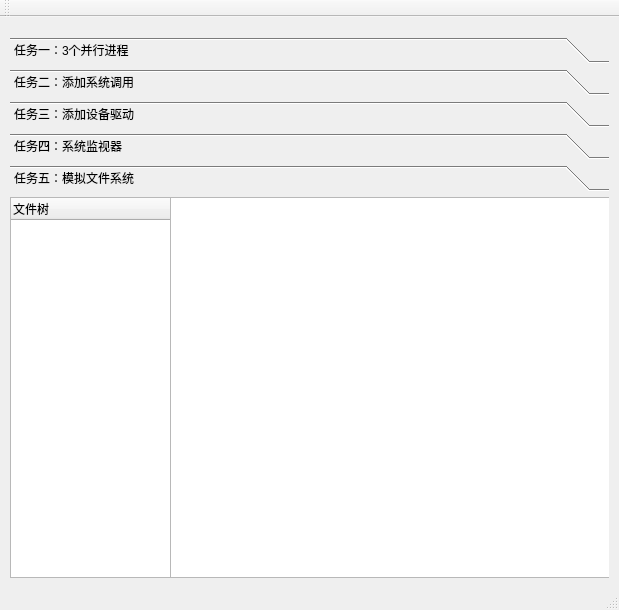
<?xml version="1.0" encoding="UTF-8"?>
<ui version="4.0">
 <class>MainWindow</class>
 <widget class="QMainWindow" name="MainWindow">
  <property name="geometry">
   <rect>
    <x>0</x>
    <y>0</y>
    <width>619</width>
    <height>610</height>
   </rect>
  </property>
  <property name="windowTitle">
   <string>MainWindow</string>
  </property>
  <widget class="QWidget" name="centralWidget">
   <widget class="QWidget" name="verticalLayoutWidget">
    <property name="geometry">
     <rect>
      <x>-1</x>
      <y>-11</y>
      <width>621</width>
      <height>591</height>
     </rect>
    </property>
    <layout class="QVBoxLayout" name="verticalLayout">
     <item>
      <spacer name="horizontalSpacer">
       <property name="orientation">
        <enum>Qt::Horizontal</enum>
       </property>
       <property name="sizeHint" stdset="0">
        <size>
         <width>40</width>
         <height>20</height>
        </size>
       </property>
      </spacer>
     </item>
     <item>
      <widget class="QToolBox" name="toolBox">
       <property name="currentIndex">
        <number>4</number>
       </property>
       <widget class="QWidget" name="page">
        <property name="geometry">
         <rect>
          <x>0</x>
          <y>0</y>
          <width>619</width>
          <height>378</height>
         </rect>
        </property>
        <attribute name="label">
         <string>任务一：3个并行进程</string>
        </attribute>
       </widget>
       <widget class="QWidget" name="page_2">
        <property name="geometry">
         <rect>
          <x>0</x>
          <y>0</y>
          <width>619</width>
          <height>378</height>
         </rect>
        </property>
        <attribute name="label">
         <string>任务二：添加系统调用</string>
        </attribute>
       </widget>
       <widget class="QWidget" name="page_3">
        <property name="geometry">
         <rect>
          <x>0</x>
          <y>0</y>
          <width>619</width>
          <height>378</height>
         </rect>
        </property>
        <attribute name="label">
         <string>任务三：添加设备驱动</string>
        </attribute>
       </widget>
       <widget class="QWidget" name="page_4">
        <property name="geometry">
         <rect>
          <x>0</x>
          <y>0</y>
          <width>619</width>
          <height>378</height>
         </rect>
        </property>
        <attribute name="label">
         <string>任务四：系统监视器</string>
        </attribute>
        <widget class="QTabWidget" name="tabWidget">
         <property name="geometry">
          <rect>
           <x>0</x>
           <y>0</y>
           <width>621</width>
           <height>381</height>
          </rect>
         </property>
         <property name="currentIndex">
          <number>0</number>
         </property>
         <widget class="QWidget" name="tab">
          <attribute name="title">
           <string>进程</string>
          </attribute>
          <widget class="QTableWidget" name="tableWidget">
           <property name="geometry">
            <rect>
             <x>-10</x>
             <y>0</y>
             <width>631</width>
             <height>31</height>
            </rect>
           </property>
           <attribute name="horizontalHeaderDefaultSectionSize">
            <number>157</number>
           </attribute>
           <column>
            <property name="text">
             <string>进程名</string>
            </property>
           </column>
           <column>
            <property name="text">
             <string>ID</string>
            </property>
           </column>
           <column>
            <property name="text">
             <string>用户</string>
            </property>
           </column>
           <column>
            <property name="text">
             <string>% CPU</string>
            </property>
           </column>
          </widget>
          <widget class="QListWidget" name="listWidget">
           <property name="geometry">
            <rect>
             <x>0</x>
             <y>30</y>
             <width>621</width>
             <height>321</height>
            </rect>
           </property>
          </widget>
         </widget>
         <widget class="QWidget" name="tab_2">
          <attribute name="title">
           <string>资源</string>
          </attribute>
          <widget class="QGroupBox" name="groupBox">
           <property name="geometry">
            <rect>
             <x>0</x>
             <y>0</y>
             <width>611</width>
             <height>111</height>
            </rect>
           </property>
           <property name="title">
            <string>CPU利用率</string>
           </property>
           <property name="flat">
            <bool>false</bool>
           </property>
           <widget class="QProgressBar" name="progressBar">
            <property name="geometry">
             <rect>
              <x>40</x>
              <y>40</y>
              <width>211</width>
              <height>21</height>
             </rect>
            </property>
            <property name="value">
             <number>24</number>
            </property>
           </widget>
           <widget class="QProgressBar" name="progressBar_2">
            <property name="geometry">
             <rect>
              <x>320</x>
              <y>80</y>
              <width>211</width>
              <height>21</height>
             </rect>
            </property>
            <property name="value">
             <number>24</number>
            </property>
           </widget>
           <widget class="QProgressBar" name="progressBar_3">
            <property name="geometry">
             <rect>
              <x>40</x>
              <y>80</y>
              <width>211</width>
              <height>21</height>
             </rect>
            </property>
            <property name="value">
             <number>24</number>
            </property>
           </widget>
           <widget class="QProgressBar" name="progressBar_4">
            <property name="geometry">
             <rect>
              <x>320</x>
              <y>40</y>
              <width>211</width>
              <height>21</height>
             </rect>
            </property>
            <property name="value">
             <number>24</number>
            </property>
           </widget>
           <widget class="QLabel" name="label">
            <property name="geometry">
             <rect>
              <x>260</x>
              <y>40</y>
              <width>41</width>
              <height>17</height>
             </rect>
            </property>
            <property name="text">
             <string>CPU0</string>
            </property>
           </widget>
           <widget class="QLabel" name="label_2">
            <property name="geometry">
             <rect>
              <x>260</x>
              <y>80</y>
              <width>41</width>
              <height>17</height>
             </rect>
            </property>
            <property name="text">
             <string>CPU2</string>
            </property>
           </widget>
           <widget class="QLabel" name="label_3">
            <property name="geometry">
             <rect>
              <x>540</x>
              <y>40</y>
              <width>41</width>
              <height>17</height>
             </rect>
            </property>
            <property name="text">
             <string>CPU1</string>
            </property>
           </widget>
           <widget class="QLabel" name="label_4">
            <property name="geometry">
             <rect>
              <x>540</x>
              <y>80</y>
              <width>41</width>
              <height>17</height>
             </rect>
            </property>
            <property name="text">
             <string>CPU3</string>
            </property>
           </widget>
          </widget>
          <widget class="QGroupBox" name="groupBox_2">
           <property name="geometry">
            <rect>
             <x>-1</x>
             <y>110</y>
             <width>611</width>
             <height>101</height>
            </rect>
           </property>
           <property name="title">
            <string>内存利用率</string>
           </property>
           <widget class="QProgressBar" name="progressBar_5">
            <property name="geometry">
             <rect>
              <x>40</x>
              <y>60</y>
              <width>251</width>
              <height>23</height>
             </rect>
            </property>
            <property name="value">
             <number>24</number>
            </property>
           </widget>
           <widget class="QLabel" name="label_5">
            <property name="geometry">
             <rect>
              <x>310</x>
              <y>60</y>
              <width>201</width>
              <height>17</height>
             </rect>
            </property>
            <property name="text">
             <string>TextLabel</string>
            </property>
           </widget>
          </widget>
          <widget class="QGroupBox" name="groupBox_3">
           <property name="geometry">
            <rect>
             <x>-1</x>
             <y>230</y>
             <width>611</width>
             <height>121</height>
            </rect>
           </property>
           <property name="title">
            <string>网络</string>
           </property>
           <widget class="QLabel" name="label_6">
            <property name="geometry">
             <rect>
              <x>40</x>
              <y>40</y>
              <width>71</width>
              <height>17</height>
             </rect>
            </property>
            <property name="text">
             <string>正在接收</string>
            </property>
           </widget>
           <widget class="QLabel" name="label_7">
            <property name="geometry">
             <rect>
              <x>310</x>
              <y>40</y>
              <width>71</width>
              <height>17</height>
             </rect>
            </property>
            <property name="text">
             <string>正在发送</string>
            </property>
           </widget>
           <widget class="QLabel" name="downloadRate">
            <property name="geometry">
             <rect>
              <x>140</x>
              <y>40</y>
              <width>101</width>
              <height>17</height>
             </rect>
            </property>
            <property name="text">
             <string>0.0B/s</string>
            </property>
           </widget>
           <widget class="QLabel" name="uploadRate">
            <property name="geometry">
             <rect>
              <x>410</x>
              <y>40</y>
              <width>91</width>
              <height>17</height>
             </rect>
            </property>
            <property name="text">
             <string>0.0B/s</string>
            </property>
           </widget>
           <widget class="QLabel" name="label_8">
            <property name="geometry">
             <rect>
              <x>40</x>
              <y>80</y>
              <width>81</width>
              <height>17</height>
             </rect>
            </property>
            <property name="text">
             <string>总计已接收</string>
            </property>
           </widget>
           <widget class="QLabel" name="label_9">
            <property name="geometry">
             <rect>
              <x>310</x>
              <y>80</y>
              <width>81</width>
              <height>17</height>
             </rect>
            </property>
            <property name="text">
             <string>总结已发送</string>
            </property>
           </widget>
           <widget class="QLabel" name="download">
            <property name="geometry">
             <rect>
              <x>140</x>
              <y>80</y>
              <width>111</width>
              <height>17</height>
             </rect>
            </property>
            <property name="text">
             <string>0字节</string>
            </property>
           </widget>
           <widget class="QLabel" name="upload">
            <property name="geometry">
             <rect>
              <x>410</x>
              <y>80</y>
              <width>111</width>
              <height>17</height>
             </rect>
            </property>
            <property name="text">
             <string>0字节</string>
            </property>
           </widget>
          </widget>
         </widget>
         <widget class="QWidget" name="tab_3">
          <attribute name="title">
           <string>文件系统</string>
          </attribute>
         </widget>
        </widget>
       </widget>
       <widget class="QWidget" name="page_5">
        <property name="geometry">
         <rect>
          <x>0</x>
          <y>0</y>
          <width>619</width>
          <height>378</height>
         </rect>
        </property>
        <attribute name="label">
         <string>任务五：模拟文件系统</string>
        </attribute>
        <widget class="QTreeWidget" name="treeWidget">
         <property name="geometry">
          <rect>
           <x>0</x>
           <y>0</y>
           <width>161</width>
           <height>381</height>
          </rect>
         </property>
         <column>
          <property name="text">
           <string>文件树</string>
          </property>
         </column>
        </widget>
        <widget class="QTableWidget" name="tableWidget_2">
         <property name="geometry">
          <rect>
           <x>160</x>
           <y>0</y>
           <width>461</width>
           <height>381</height>
          </rect>
         </property>
        </widget>
       </widget>
      </widget>
     </item>
    </layout>
   </widget>
  </widget>
  <widget class="QToolBar" name="mainToolBar">
   <attribute name="toolBarArea">
    <enum>TopToolBarArea</enum>
   </attribute>
   <attribute name="toolBarBreak">
    <bool>false</bool>
   </attribute>
  </widget>
  <widget class="QStatusBar" name="statusBar"/>
 </widget>
 <layoutdefault spacing="6" margin="11"/>
 <resources/>
 <connections/>
</ui>
